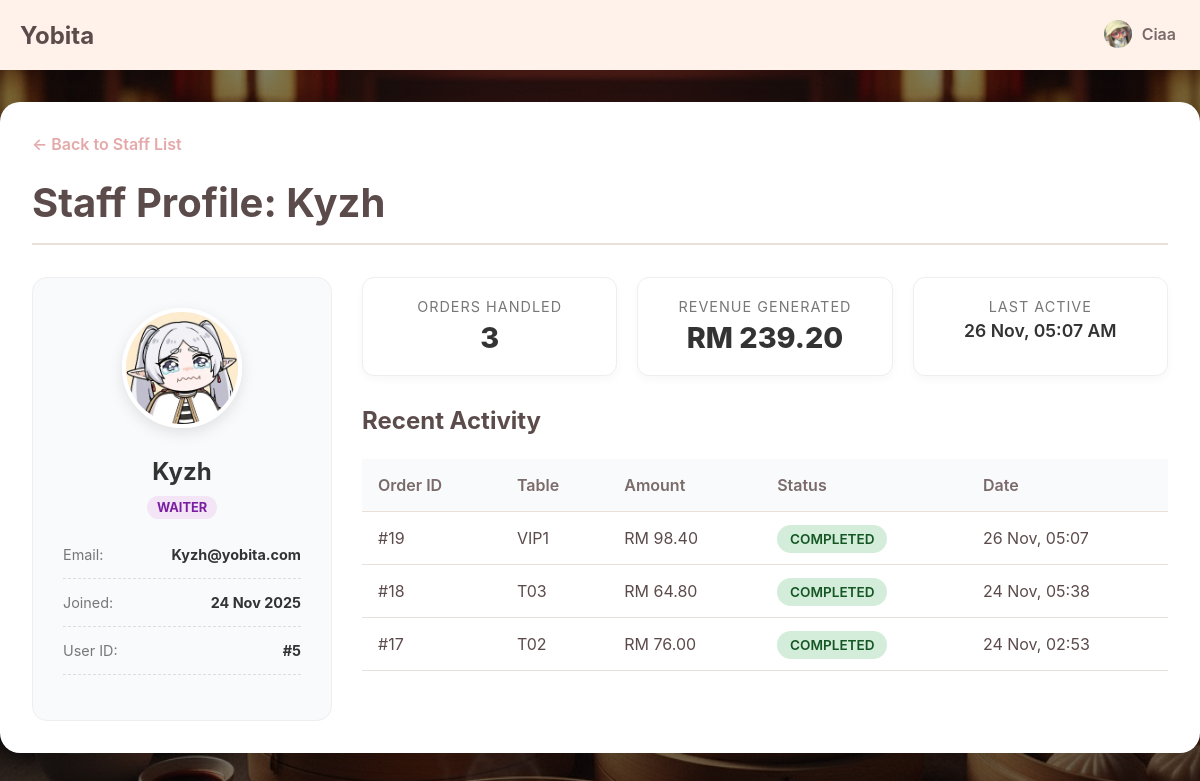
The page /app/admin/staffDetail.php?id=5 (signed in) on the database as committed earlier.
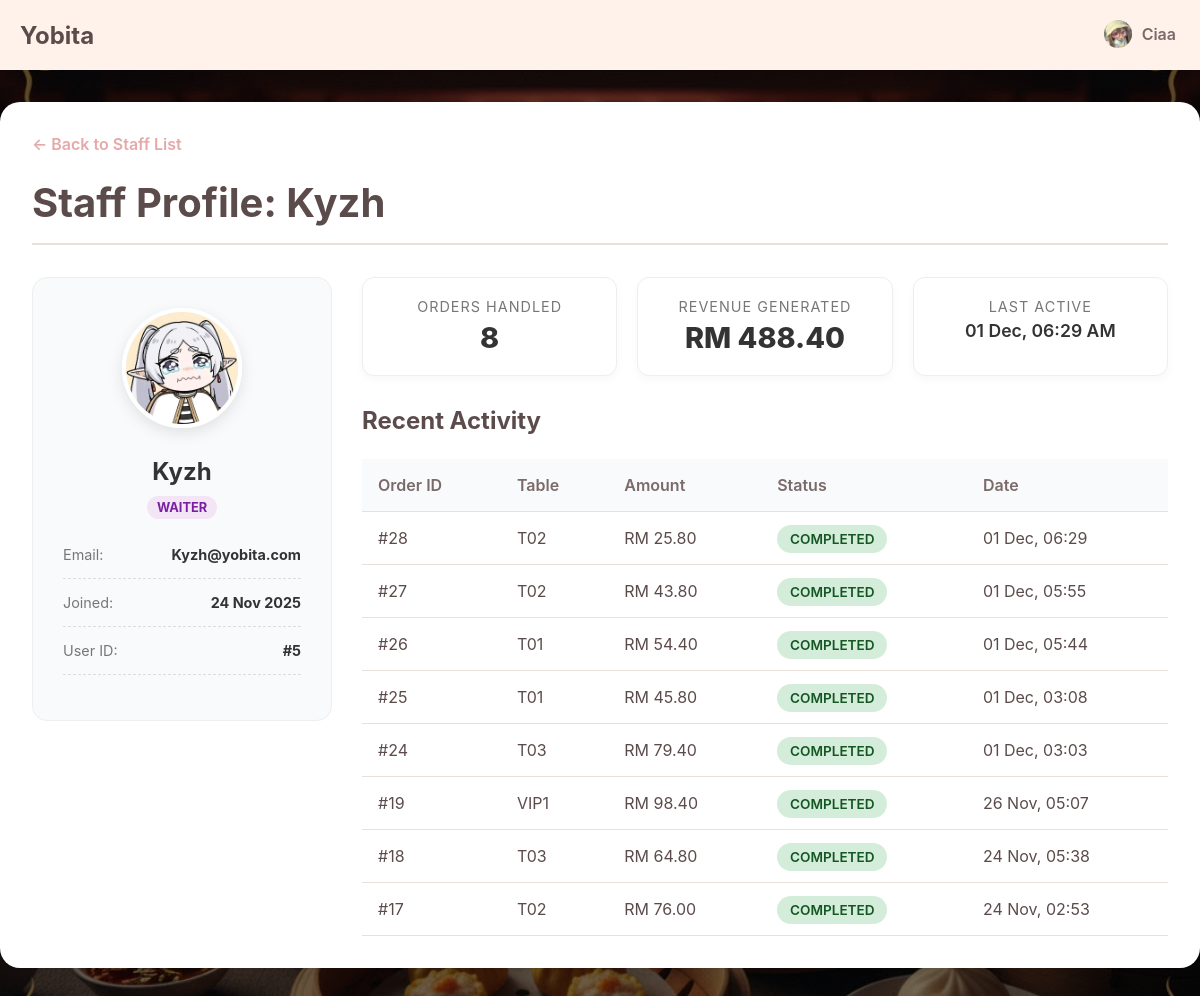
The same page on the database as committed later.
### tables this page shows
CREATE TABLE `staffs` (
  `id` int(10) UNSIGNED NOT NULL,
  `username` varchar(50) NOT NULL,
  `email` varchar(255) NOT NULL,
  `password` varchar(255) NOT NULL,
  `role` enum('waiter','admin','chef') NOT NULL DEFAULT 'waiter',
  `profile_picture` varchar(255) DEFAULT NULL,
  `created_at` timestamp NOT NULL DEFAULT current_timestamp()
);

CREATE TABLE `orders` (
  `id` int(10) UNSIGNED NOT NULL,
  `table_id` int(10) UNSIGNED NOT NULL,
  `user_id` int(10) UNSIGNED NOT NULL,
  `status` enum('pending','prepared','completed','cancelled') NOT NULL DEFAULT 'pending',
  `total_amount` decimal(10,2) DEFAULT 0.00,
  `created_at` timestamp NOT NULL DEFAULT current_timestamp()
);

CREATE TABLE `dining_tables` (
  `id` int(10) UNSIGNED NOT NULL,
  `table_number` varchar(10) NOT NULL,
  `capacity` int(11) NOT NULL DEFAULT 4,
  `status` enum('available','occupied','reserved') NOT NULL DEFAULT 'available'
);

### app/admin/staffDetail.php (the view, shortened to what this page needs)
<?php
require_once '../connection.php';
$waiter_id = (int)$_GET['id'];
$pageTitle = "waiter Details";
$basePath = "../";
include '../_header.php';
try {
    $stmt = $pdo->prepare("SELECT * FROM staffs WHERE id = ?");
    $stmt->execute([$waiter_id]);
    $waiter = $stmt->fetch();
    $stmtStats = $pdo->prepare("
        SELECT
            COUNT(id) as total_orders,
            COALESCE(SUM(total_amount), 0) as total_revenue,
            MAX(created_at) as last_active
        FROM orders
        WHERE user_id = ?
    ");
    $stmtStats->execute([$waiter_id]);
    $stats = $stmtStats->fetch();
    $stmtOrders = $pdo->prepare("
        SELECT o.*, dt.table_number
        FROM orders o
        JOIN dining_tables dt ON o.table_id = dt.id
        WHERE o.user_id = ?
        ORDER BY o.created_at DESC
        LIMIT 10
    ");
    $stmtOrders->execute([$waiter_id]);
    $recent_orders = $stmtOrders->fetchAll();
} catch (PDOException $e) {
    die("Error: " . $e->getMessage());
}
?>
<link rel="stylesheet" href="<?php echo $basePath; ?>css/viewOrders.css">
<link rel="stylesheet" href="<?php echo $basePath; ?>css/manageStaff.css">
<main class="main-wrapper">
    <div class="admin-container">
        <a href="manageStaff.php" class="back-link">← Back to Staff List</a>
        <div class="page-header">
            <h1>Staff Profile: <?php echo htmlspecialchars($waiter['username']); ?></h1>
        </div>
        <div class="waiter-detail-grid">
            <div class="profile-card">
                <div class="profile-header-img">
                    <img src="<?php echo $waiter['profile_picture'] ? $basePath . $waiter['profile_picture'] : $basePath.'uploads/Default_pfp.png'; ?>">
                </div>
                <h2><?php echo htmlspecialchars($waiter['username']); ?></h2>
                <span class="role-badge role-<?php echo $waiter['role']; ?>"><?php echo ucfirst($waiter['role']); ?></span>
                <div class="profile-info-list">
                    <div class="info-row">
                        <span>Email:</span>
                        <strong><?php echo htmlspecialchars($waiter['email']); ?></strong>
                    </div>
                    <div class="info-row">
                        <span>Joined:</span>
                        <strong><?php echo date("d M Y", strtotime($waiter['created_at'])); ?></strong>
                    </div>
                    <div class="info-row">
                        <span>User ID:</span>
                        <strong>#<?php echo $waiter['id']; ?></strong>
                    </div>
                </div>
            </div>
            <div class="stats-container">
                <div class="kpi-grid">
                    <div class="kpi-card">
                        <div class="kpi-label">Orders Handled</div>
                        <div class="kpi-value"><?php echo $stats['total_orders']; ?></div>
                    </div>
                    <div class="kpi-card">
                        <div class="kpi-label">Revenue Generated</div>
                        <div class="kpi-value">RM <?php echo number_format($stats['total_revenue'], 2); ?></div>
                    </div>
                    <div class="kpi-card">
                        <div class="kpi-label">Last Active</div>
                        <div class="kpi-value small">
                            <?php echo $stats['last_active'] ? date("d M, h:i A", strtotime($stats['last_active'])) : 'Never'; ?>
                        </div>
                    </div>
                </div>
                <h3 class="section-title" style="margin-top: 30px;">Recent Activity</h3>
                <div class="table-responsive">
                    <table>
                        <thead>
                            <tr>
                                <th>Order ID</th>
                                <th>Table</th>
                                <th>Amount</th>
                                <th>Status</th>
                                <th>Date</th>
                            </tr>
                        </thead>
                        <tbody>
                            <?php if (empty($recent_orders)): ?>
                                <tr><td colspan="5">No orders handled yet.</td></tr>
                            <?php else: ?>
                                <?php foreach ($recent_orders as $order): ?>
                                <tr>
                                    <td>#<?php echo $order['id']; ?></td>
                                    <td><?php echo $order['table_number']; ?></td>
                                    <td>RM <?php echo number_format($order['total_amount'], 2); ?></td>
                                    <td>
                                        <span class="status-badge status-<?php echo $order['status']; ?>">
                                            <?php echo ucfirst($order['status']); ?>
                                        </span>
                                    </td>
                                    <td><?php echo date("d M, H:i", strtotime($order['created_at'])); ?></td>
                                </tr>
                                <?php endforeach; ?>
                            <?php endif; ?>
                        </tbody>
                    </table>
                </div>
            </div>
        </div>
    </div>
</main>

### app/_header.php (shortened to what this page needs)
<!DOCTYPE html>
<html lang="en">
<head>
    <link rel="stylesheet" href="<?php echo $basePath; ?>css/index.css">
    <header class="main-header">
        <div class="header-content">
            <a href="<?php echo $basePath; ?>" class="logo">Yobita</a>
            <nav class="main-nav">
                <ul>
                    <?php if (isset($_SESSION['user_id'])) : ?>
                        <li class="profile-nav-item">
                            <a href="<?php echo $basePath; ?>profile.php" class="profile-link <?php echo ($pageTitle === 'Profile') ? 'active' : ''; ?>">
                                <img src="<?php echo $basePath . htmlspecialchars($_SESSION['profile_picture']); ?>" alt="Profile" class="nav-profile-pic">
                                <span><?php echo htmlspecialchars($_SESSION['username']); ?></span>
                            </a>
                        </li>
                    <?php endif; ?>
                </ul>
            </nav>
        </div>
    </header>
    <link href="https://cdnjs.cloudflare.com/ajax/libs/cropperjs/1.5.13/cropper.min.css" rel="stylesheet"/>
</head>
<body>

### app/css/index.css (style rules this page uses)
:root { --primary: #FFDCDC; --second: #FFF2EB; --third: #ffffff; --fourth: #FFD6BA; --text-dark: #5C4B4B; --text-light: #7a6a6a; --border-color: #EAE0DA; --accent-dark: #E5A9A9; --notification: #FF3B3B; }
* { box-sizing: border-box; margin: 0; padding: 0; }
body { font-family: -apple-system, BlinkMacSystemFont, "Segoe UI", Roboto, Helvetica, Arial, sans-serif; background-color: var(--second); color: var(--text-dark); background: linear-gradient(rgba(0, 0, 0, 0.5), rgba(0, 0, 0, 0.5)), url(../image/Background.jpg) !important; background-size: cover !important; background-position: center !important; background-repeat: no-repeat !important; background-attachment: fixed !important; }
.main-header { background-color: var(--second); position: fixed; top: 0; left: 0; width: 100%; z-index: 100; }
.header-content { max-width: 1200px; margin: 0 auto; padding: 0 20px; height: 70px; display: flex; justify-content: space-between; align-items: center; }
.logo { font-size: 1.5rem; font-weight: bold; color: var(--text-dark); text-decoration: none; }
.main-nav ul { list-style-type: none; display: flex; align-items: center; gap: 20px; }
.main-nav a { text-decoration: none; color: var(--text-light); font-weight: 600; padding: 8px 4px; border-bottom: 2px solid transparent; transition: all 0.2s; }
.main-wrapper { padding-top: 70px; padding-bottom: 100px; }
.main-nav .dropdown, .main-nav .profile-nav-item { position: relative; }
.main-nav .profile-link { display: flex; align-items: center; gap: 8px; }
.main-nav .nav-profile-pic { width: 32px; height: 32px; border-radius: 50%; object-fit: cover; border: 2px solid transparent; }

### app/css/viewOrders.css (style rules this page uses)
.admin-container { max-width: 1200px; margin: 2rem auto; padding: 2rem; background-color: #fff; border-radius: 20px; box-shadow: 0 8px 25px rgba(0, 0, 0, 0.1); animation: fadeInUp 0.6s ease-out; }
body { background-color: #f8f9fa; }
.back-link { display: inline-block; margin-bottom: 1.5rem; color: var(--accent-dark, #a05252); text-decoration: none; font-weight: 600; transition: color 0.3s ease; }
.page-header { border-bottom: 2px solid var(--border-color, #eee); padding-bottom: 1rem; margin-bottom: 2rem; }
.page-header h1 { color: var(--text-dark, #333); font-size: 2.5rem; margin: 0; }
.section-title { font-size: 1.5rem; color: var(--text-dark, #333); margin-top: 0; margin-bottom: 1.5rem; }
.table-responsive { overflow-x: auto; }
table { width: 100%; border-collapse: collapse; text-align: left; }
table th, table td { padding: 1rem; border-bottom: 1px solid var(--border-color, #eee); vertical-align: middle; }
table th { background-color: #f9fafb; font-weight: 600; color: var(--text-light, #555); }
.status-badge { padding: 0.4rem 0.8rem; border-radius: 20px; font-weight: 600; font-size: 0.85rem; text-transform: uppercase; }
.status-completed { background-color: #d4edda; color: #155724; }

### app/css/manageStaff.css (style rules this page uses)
.role-badge { padding: 4px 10px; border-radius: 12px; font-size: 0.8rem; font-weight: 700; text-transform: uppercase; }
.role-waiter { background-color: #f3e5f5; color: #7b1fa2; }
.waiter-detail-grid { display: grid; grid-template-columns: 300px 1fr; gap: 30px; align-items: start; }
.profile-card { background: #f9fafb; padding: 30px; border-radius: 15px; border: 1px solid #eee; text-align: center; }
.profile-header-img img { width: 120px; height: 120px; border-radius: 50%; object-fit: cover; border: 4px solid white; box-shadow: 0 5px 15px rgba(0,0,0,0.1); margin-bottom: 15px; }
.profile-card h2 { margin: 10px 0; color: #333; }
.profile-info-list { margin-top: 30px; text-align: left; }
.info-row { display: flex; justify-content: space-between; margin-bottom: 15px; padding-bottom: 15px; border-bottom: 1px dashed #ddd; font-size: 0.9rem; }
.info-row span { color: #777; }
.info-row strong { color: #333; }
.kpi-grid { display: grid; grid-template-columns: repeat(auto-fit, minmax(200px, 1fr)); gap: 20px; margin-bottom: 20px; }
.kpi-card { background: #fff; padding: 20px; border-radius: 12px; border: 1px solid #eee; box-shadow: 0 4px 10px rgba(0,0,0,0.03); text-align: center; }
.kpi-label { font-size: 0.9rem; color: #777; margin-bottom: 5px; text-transform: uppercase; letter-spacing: 1px; }
.kpi-value { font-size: 1.8rem; font-weight: 800; color: #333; }
.kpi-value.small { font-size: 1.1rem; font-weight: 600; }

Rows that differ between the two databases and show on the page:
added orders: id "28", table.table_number "T02", total_amount "25.80", status "COMPLETED", created_at "01 Dec, 06:29"
added orders: id "27", table.table_number "T02", total_amount "43.80", status "COMPLETED", created_at "01 Dec, 05:55"
added orders: id "26", table.table_number "T01", total_amount "54.40", status "COMPLETED", created_at "01 Dec, 05:44"
added orders: id "25", table.table_number "T01", total_amount "45.80", status "COMPLETED", created_at "01 Dec, 03:08"
added orders: id "24", table.table_number "T03", total_amount "79.40", status "COMPLETED", created_at "01 Dec, 03:03"
Other text that changed with them:
$stats['total_orders']: "3" → "8"
$stats['total_revenue']: "239.20" → "488.40"
date("d M, h:i A", strtotime($stats['last_active'])): "26 Nov, 05:07 AM" → "01 Dec, 06:29 AM"
